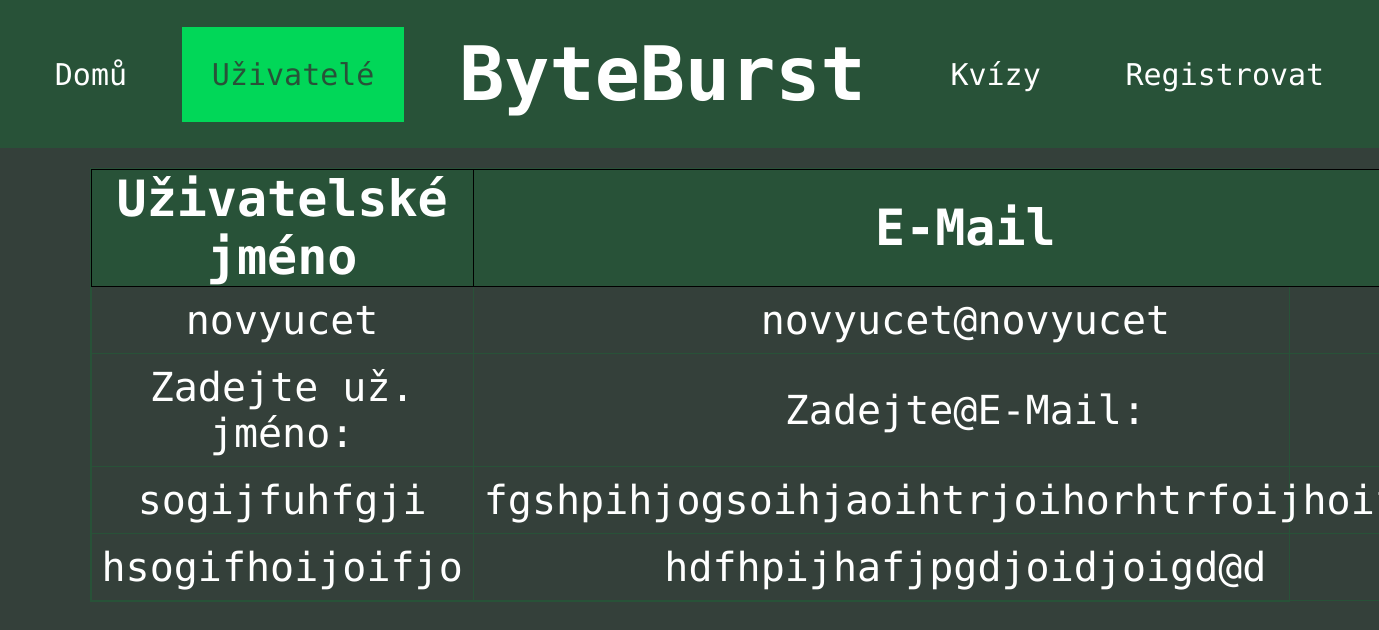
/users, run on an earlier commit of the app's database.
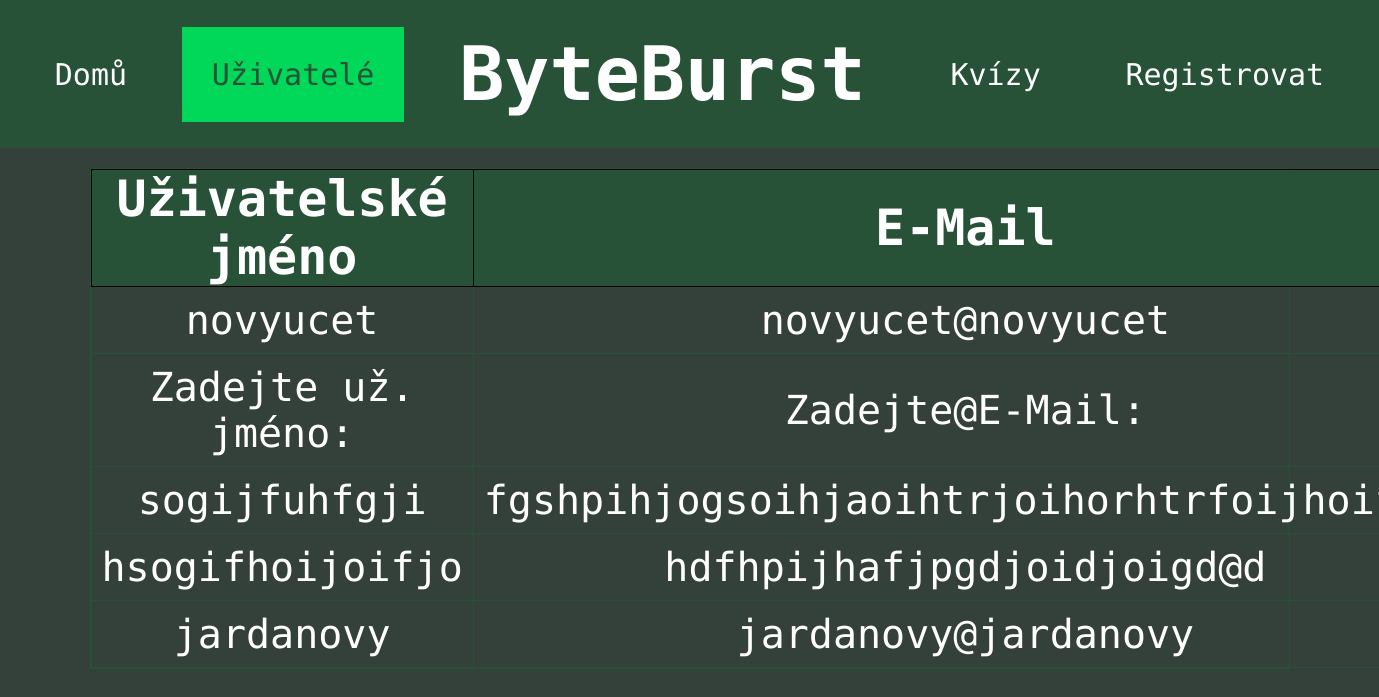
And on a later commit of the database.
### tables this page shows
CREATE TABLE "user" (
	"id"	INTEGER,
	"username"	TEXT UNIQUE,
	"email"	TEXT UNIQUE,
	"password"	TEXT,
	"bio"	TEXT,
	"quiz_correct"	INTEGER DEFAULT 0,
	"quiz_absolved"	INTEGER DEFAULT 0,
	"is_admin"	INTEGER DEFAULT 0,
	"is_active"	INTEGER NOT NULL DEFAULT 1,
	PRIMARY KEY("id" AUTOINCREMENT)
);

### app.py (the view)
@app.route("/users") # route pro zobrazení všech už. profilů
def users():
    cur, con=db_connect()
    cur.execute("SELECT id, username,email FROM user WHERE is_active=1") # vybrání id, už. jména a e-mailu z tabulky user pro záznamy, kde je is_active rovno 1, tedy uživatelův účet není deaktivoanány
    users=cur.fetchall() # spojení výsledku dotazu do proměnné users
    return render_template("pages/users.html", users=users, active=2) # přesměrování na stránku users.html s předaným parametrem users

### app.py (called while the page is built)
def db_connect():
    con = sqlite3.connect("database.db") # připojení do databáze uložené v adresáři jako database.db
    cur = con.cursor() # vytvoření cursor pro interakci s databází
    return cur, con

### templates/pages/users.html (shortened to what this page needs)
{% extends "layout/header.html" %}
{% block content %}
<table class="user-table" style="position: relative;">
    <tr>
        <th style="text-align: center; padding: 0;">Uživatelské jméno</th>
        <th>E-Mail</th>
    </tr>
    {% for user in users %}
    <tr>
        <td><a href="{{ url_for('user', user_id=user[0]) }}" style="text-decoration: none;">{{ user[1] }}</a></td>
        <td>{{ user[2] }}</td>
    </tr>
    {% endfor %}
</table>
{% endblock %}

### templates/layout/header.html (shortened to what this page needs)
<!DOCTYPE html>
<html lang="en">
<head>
    <link rel="stylesheet" href="{{ url_for('static', filename='css/style.css') }}">
</head>
<body>
<header>
    <ul>
            {% if active==1 %}
            <li><a class="active" href="{{url_for('index')}}">Domů</a></li>
            {% else %}
            <li><a href="{{url_for('index')}}">Domů</a></li>
            {% endif %}
            {% if active==2 %}
            <li><a class="active" href="{{url_for('users')}}">Uživatelé</a></li>
            {% else %}
            <li><a href="{{url_for('users')}}">Uživatelé</a></li>
            {% endif %}
            <li style="margin: 30px;"><h1>ByteBurst</h1></li>
            {% if active==3 %}
            <li><a class="active" href="{{url_for('kvizy')}}">Kvízy</a></li>
            {% else %}
            <li><a href="{{url_for('kvizy')}}">Kvízy</a></li>
            {% endif %}
            {% if active==4 and not session["username"] %}
            <li><a class="active" href="{{url_for('profile')}}">Registrovat</a></li>
            {% elif not session["username"] %}
            <li><a href="{{url_for('profile')}}">Registrovat</a></li>
            {% elif active!=4 %}
            <li><a href="{{url_for('profile')}}">{{ session["username"] }}</a></li>
            {% else %}
            <li style="float:right"><a class="active"  href="{{url_for('profile')}}">{{ session["username"] }}</a></li>
            {% endif %}
      </ul>
</header>
    {% block content %}{% endblock %}
</body>
</html>

### static/css/style.css (style rules this page uses)
* { font-family: "Ubuntu Mono", monospace; color: white; }
:root { --background-green:#285238; --hover-green:#007C41; --active-green:#01D758; --page-background: #34403A; }
body { margin: 0; padding: 0; background-color: #34403A; }
header ul { list-style-type: none; margin: 0; padding: 0; overflow: hidden; background-color: var(--background-green); display: flex; justify-content: space-evenly; align-items: center; }
header li a, button { display: block; text-align: center; padding: 30px; margin: 0; text-decoration: none; font-size:30px; transition: 0.3s; background-color: none; }
header .active { background-color: var(--active-green); color:var(--background-green); }
h1 { font-size: 75px; display: inline-block; text-align: center; margin: auto; position: relative; }
.user-table { width: 1200px; border: solid var(--background-green) 1px; border-collapse: collapse; margin: auto; display: block; margin-top: 20px; }
.user-table th { font-size: 50px; padding: 10px; text-align: center; border: solid black 1px; }
.user-table td { font-size: 40px; border: solid var(--background-green) 1px; }
.user-table tr:first-child { background-color: var(--background-green); }
.profile-links tr, td { text-align: center; padding: 10px; }

What changed in the data, as far as the page shows it:
added user: username "jardanovy", email "jardanovy@jardanovy"
